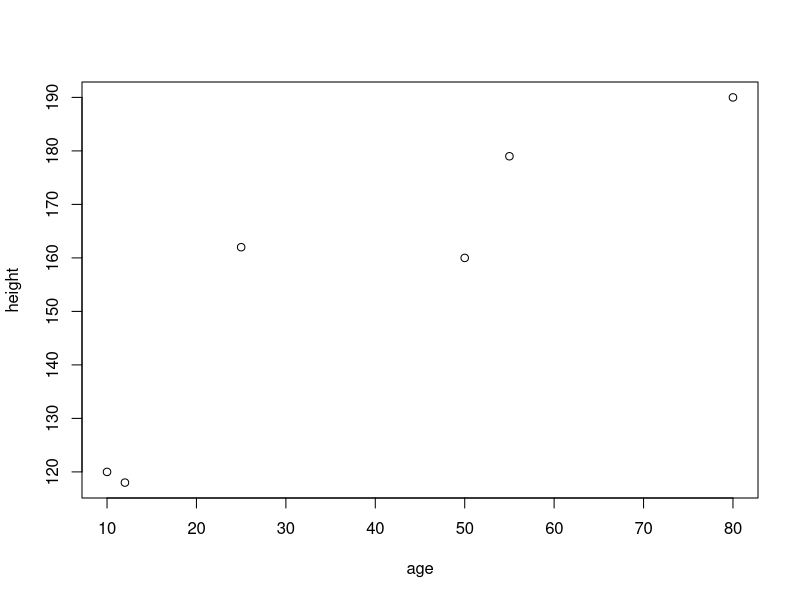
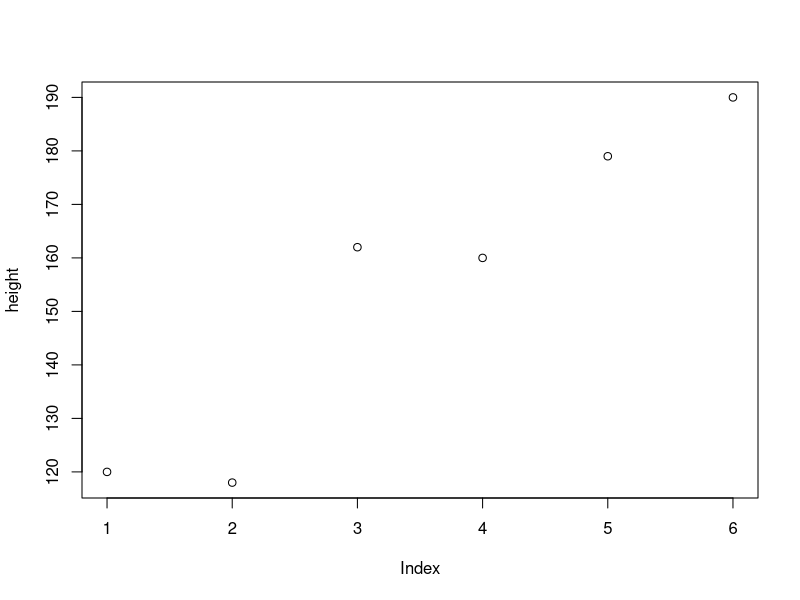
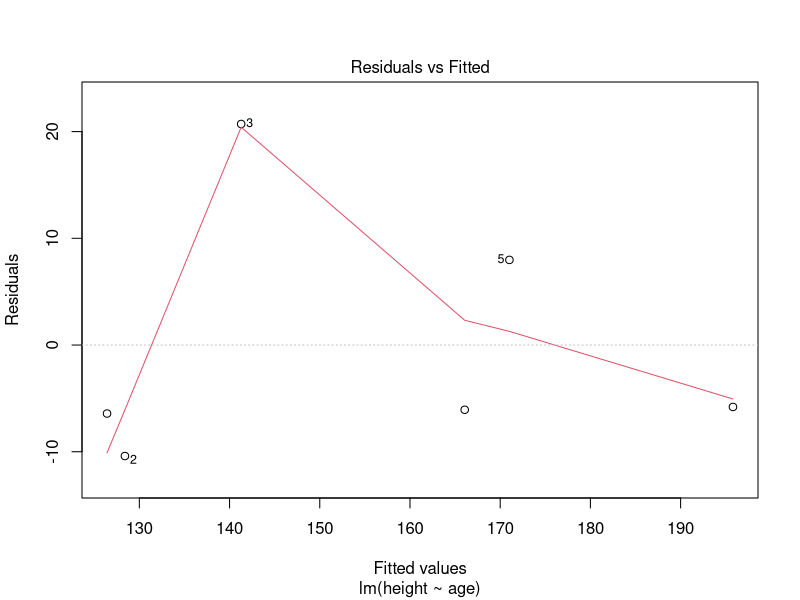
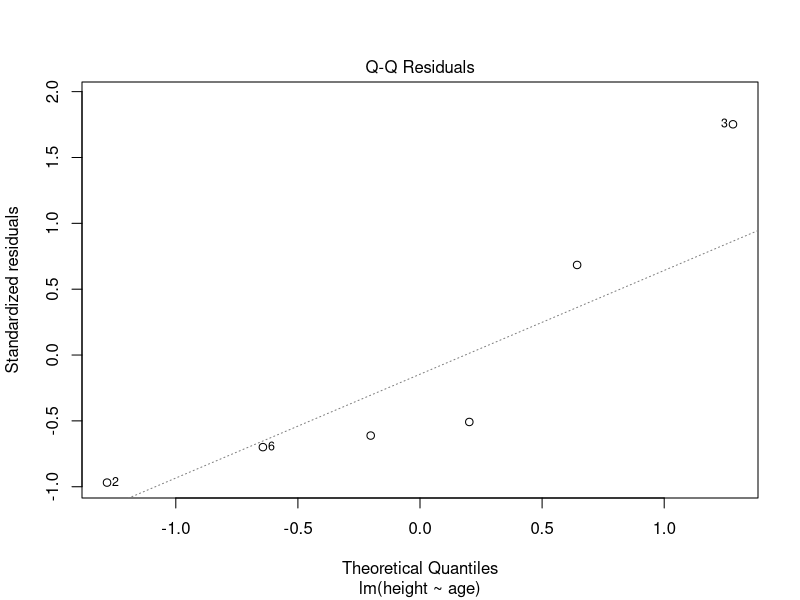
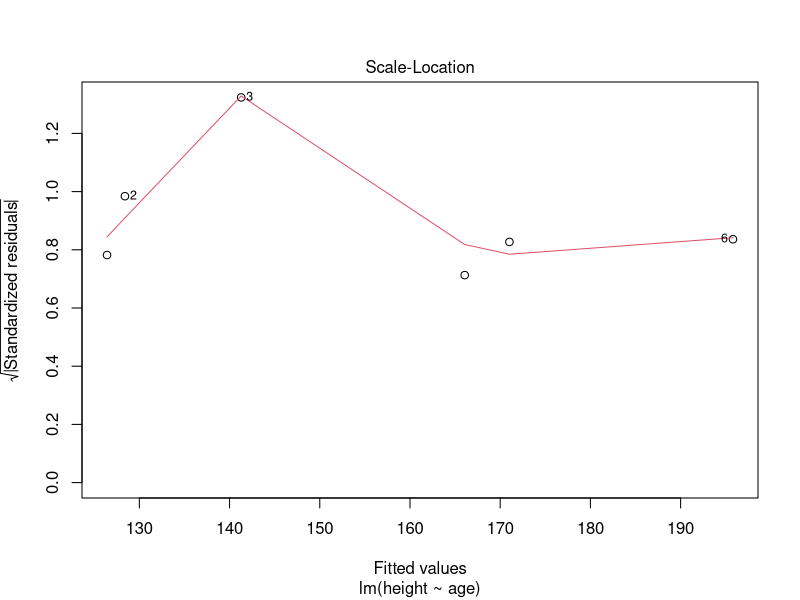
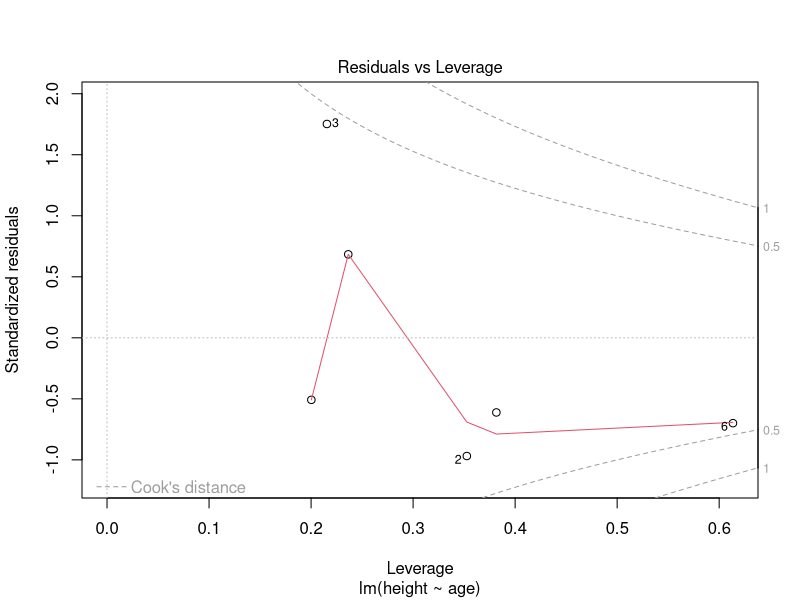

The R script that drew these images, in order:
###############################################################################################################
# This file broadcasts the R code for BST 625 from 9:00 am ~ 10:30 am From Oct 11th to Dec 1st.
# After the class, this file will be empty. You can find all the R code files for BST 625  in its Blackboard.
################################################################################################################

age <- c(10, 80, 12, 
         25, 50, 55)

mean(x = age, trim = 0.2) 

height <- c(120, 118, 162, 160, 169, 170)
mean(height[which(age>20)])   # conditional mean: average body height for participants older                                                      #  than 20 years old
height[order(age)]  

############
# matrix
############

cbind(age, height) # create a matrix by binding the columns
rbind(age, height) # create a matrix by binding the rows
# create a matrix by specifying each element
mdat <- matrix(c(1,2,3, 11,12,13), nrow = 3, ncol = 2) 
mdat <- matrix(c(1,2,3, 11,12,13), 3, 2) 
mdat <- matrix(c(1,2,3, 11,12,13), ncol = 2, nrow = 3) 

mdat[2 , 2]
mdat[1:3 , 2]
mdat[c(1,3) , 2]
mdat[ , 2]
mdat[1 , ]

mdat[3 , 2] <- 5

mdat <- matrix(c(1,2,3, 11,12,13), nrow = 3, ncol = 2, 
               dimnames = list(Subject = c("Geometry","Algebra", "Reading"),
                               Edu = c("Elementary", "Graduate")
               )) 
mdat
## attributes() tells you the names and other information within an object
attributes(mdat) 
## str() compactly displays the structure of an arbitrary R object
str(mdat)

mdat <- matrix(c(1,2,3, 11,12,13), nrow = 3, ncol = 2, 
               dimnames = list(c("Geometry","Algebra", "Reading"),
                               c("Elementary", "Graduate")
               )) 
mdat

############
# array -- not required in this class
############

my.array <- array(1:24, dim=c(3,4,2))
my.array
attributes(my.array)

Satisfaction <- array(c(1, 2, 0, 0, 3, 3, 1, 2,
                        11, 17, 8, 4, 2, 3, 5, 2,
                        1, 0, 0, 0, 1, 3, 0, 1,
                        2, 5, 7, 9, 1, 1, 3, 6),
                      dim = c(4, 4, 2),
                      dimnames =
                        list(Income =
                               c("<5000", "5000-15000",
                                 "15000-25000", ">25000"),
                             JobSatisfaction =
                               c("V_D", "L_S", "M_S", "V_S"),
                             Gender = c("Female", "Male")))

Satisfaction
attributes(Satisfaction)

Satisfaction[ , , 1] ## only display female

Satisfaction[ 4, 3:4, 1]

############
# list
############

myNamedList <- list(Names = c("Min", "Robert", "Mary", "Hemant"), 
                    Height = c(165, 185, 170, 180), 
                    IsMale = c(FALSE, TRUE, FALSE, TRUE))

myNamedList
attributes(myNamedList)
str(myNamedList)
############
# data.frame
############

as.data.frame(myNamedList)
mtcars
is.data.frame(mtcars)
head(mtcars)
attributes(mtcars)
tail(mtcars)
contributors()

mean(mtcars$cyl)

## input each element one by one
age <- c(10, 12, 25, 50, 55, 80) # real or decimal 
sum(age)
summary(age)


x <- age[1:4]

## operators: R conduct one to one calculation by default
y <- 1:4
x + y
x - y
x/y
x*y
######## for single value, it repeats that value for you as a vector with the same length
y <- c(1,5)
x
y
yfake <- c(1, 5, 1, 5)
x + yfake
x + y
x - y
x/y
x*y
######## you can do something like
(x/log(y))^2 

dosageWeek1 <- c(2, 8, 9, 13, 25)
dosageWeek2 <- c(1, 7, 6, 12, 23)
dosage <- dosageWeek1 + dosageWeek2
summary(dosage)

## input each element one by one
names <- c("Min", "Robert", "Mary", "Hemant")

## use as. function
id <- as.character(1:4)
## use paste function
id2 <- paste(5:9)
id <- c(id, id2)
label1 <- paste("Scenario", LETTERS[1:4])
label2 <- paste("Scenario", 1:4, sep = "_")
label3 <- paste("Scenario", 1:4, collapse = "/") # we call this string
## use R Built-in Constants
Zone <- LETTERS[1:14]
zone <- letters[1:14]
Month.abb <- month.abb[1:4]
Month <- month.name[1:4]

## get information
zone # just type in the name to get information
head(zone) ## quick check for the first 6 elements/rows from data
length(zone) ## length of a vector
is.numeric(zone) # is it numeric or not? is.character(), is.na(), is.logical()...
is.character(zone)
is.vector(zone) # Is it a vector or not?
typeof(zone)

summary(zone) # not useful since summary() is for numeric values


##111111111  the following functions only applies to a character vector
toupper(zone) # to upper case
tolower(Zone) # to lower case
##111111111  end



dosage <- c("0-9g/day", "10-19", "20-29", "30+", "0-9g/day", "10-19", "20-29", "30+", "0-9g/day")
summary(dosage)  # not useful since summary() is for numeric values
table(dosage)   # table() is useful for character values


############# input a logical vector
condition <- c(FALSE, TRUE)
conditionC <- !condition   ## ! for the opposite
x <- c(0, 1:3, 0, -5, 6)
condition <- as.logical(x) ## 0 will be FALSE, otherwise it will be true

x == 1 # check if x equals to 1 through comparing each element
x > 1  # ........... greater than .......... 
x >= 1 # ........... greater than or equal to ..........
x <= 1 # ........... less than or equal to .......... 
x < 1  # ........... less than .......... 

x <- c(6, 3, 8, 10)
y <- 6:9

x == y # check if x equals to y through comparing each element 
x < y # ........... is smaller than y ...............
x <= y # .......... is smaller than or equal to y ...............

(x < y)|(x == y)  # | for "or"
x <= y
(x <= y)&(x == y) # & for "and"
x == y

age <- c(10, 12, 25, 50, 55, 80)
height <- c(120, 118, 162, 160, 169, 170)
height[which(age>20)] 
height[age>20] ## the same as above

############# logic vectors are useful for manipulating data
age <- c(6, 3, 8, 10, NA, NA, NA)
is.na(age)  # ask if each element is missing
age[!is.na(age)] # delete missing elements

age[is.na(age)] <- 999 ## missing value imputation
age <- c(6, 3, 8, 10, NA, NA, NA)
age[is.na(age)] <- mean(age, na.rm = TRUE) # mean imputation


############## factors 
esoph <- esoph  ## bring the data from the "datasets" package to your environment

head(esoph) ## show the first 6 rows of your data
esoph$agegp
is.factor(esoph$agegp) ## is it a factor?

agegp.cat <- paste(esoph$agegp) ## create character vector
is.factor(agegp.cat) ## is it a factor?
agegp.fac <- as.factor(agegp.cat) ## convert a character vector to a factor

levels <- c("25-34", "35-44", "45-54", "55-64", "65-74", "75+")
levels[c(1, 1, 1, 1, 1, 1, 1, 1, 1, 1, 1, 1, 1, 1, 1, 2, 2, 2)]

table(esoph$agegp) 
table(agegp.cat)  ## you can use table() for both 

age <- c(10, 12, 25, 50, 55, 80)
height <- c(120, 118, 162, 160, 179, 190)
################################################################
plot(age, height)
plot(height)

obj <- lm(height~age)
plot(obj)
methods(plot)
attributes(obj)
